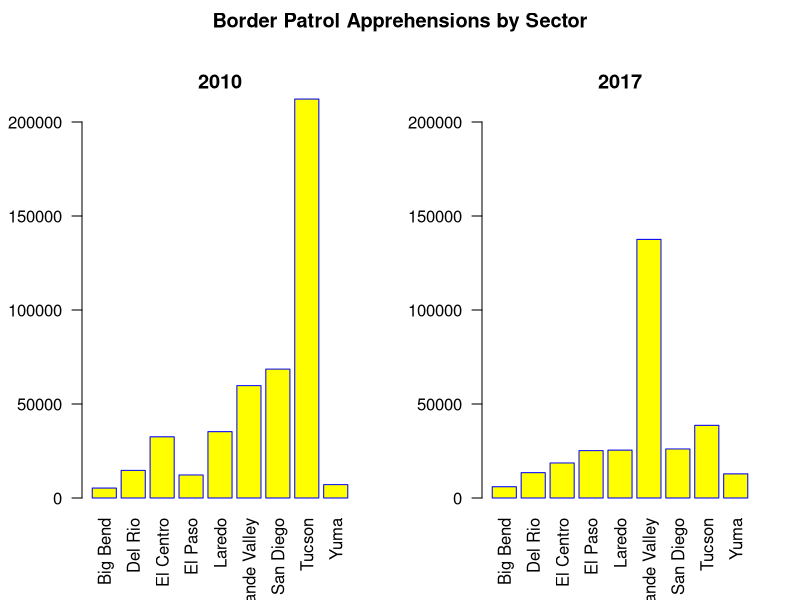
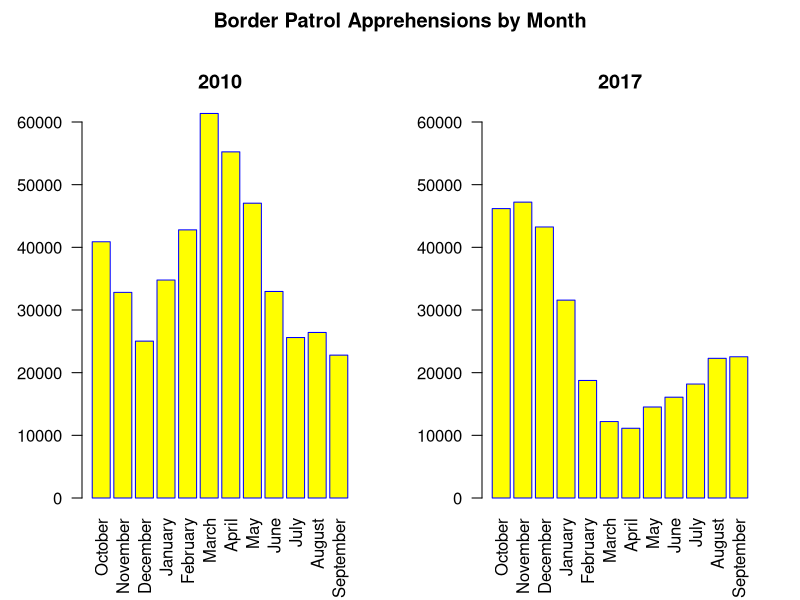
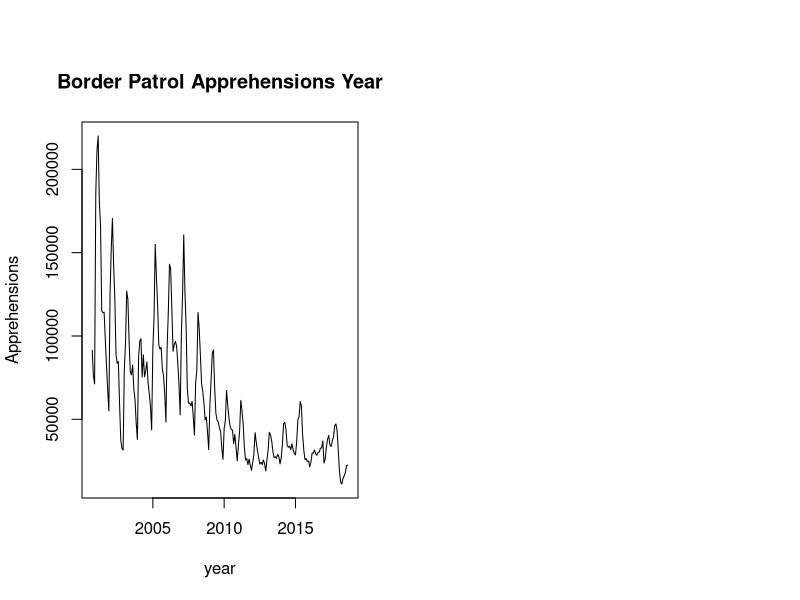

Recreate these plots in R, in order.
#Analysis

A2010 <- read.csv( "BP Apprehensions 2010.csv" , header = TRUE, stringsAsFactors = FALSE)
A2017 <- read.csv("PB Apprehensions 2017.csv", header = TRUE, stringsAsFactors = FALSE)
A2000.2017 <- read.csv("PB monthly summaries.csv", header = TRUE, stringsAsFactors = FALSE)

#### organiza data with Rownames, Column Totals, and Row Totals

## Use strings in Col 1 as row names
rownames(A2000.2017) <- A2000.2017[,1]

## Drop column 1
A2000.2017 <-  subset(A2000.2017, select= -c(year))

## Reorder
A2000.2017 <- A2000.2017[18:1,]
rownames(A2000.2017) <- c()
A2000.2017 <- unname(A2000.2017)




#### organiza data with Rownames, Column Totals, and Row Totals

## Use strings in Col 1 as row names
rownames(A2010) <- A2010[,1]

## Drop column 1
A2010 <-  subset(A2010, select= -c(Sector))

## rbind ColSums to dataframe
A2010 <- rbind(A2010, colSums(A2010))

## rbind assigns a rowname -- drop this name
-length(rownames(A2010))  

## rename the row with column totals "Total"
rownames(A2010) <- c(rownames(A2010)[-length(rownames(A2010))], "Total")

## cbind rowSums to dataframd
A2010 <- cbind(A2010,rowSums(A2010))

## rename last column "Totals
colnames(A2010) <- c(colnames(A2010)[-length(colnames(A2010))], "Total")


####################################################################################

## Use strings in Col 1 as row names
rownames(A2017) <- A2017[,1]

## Drop column 1
A2017 <-  subset(A2017, select= -c(Sector))

## rbind ColSums to dataframe
A2017 <- rbind(A2017, colSums(A2017))

## rbind assigns a rowname -- drop this name
-length(rownames(A2017))  

## rename the row with column totals "Total"
rownames(A2017) <- c(rownames(A2017)[-length(rownames(A2017))], "Total")

## cbind rowSums to dataframd
A2017 <- cbind(A2017,rowSums(A2017))

## rename last column "Totals
colnames(A2017) <- c(colnames(A2017)[-length(colnames(A2017))], "Total")


#COMPARE 2010 AND 2017 BY SECTOR

par(mfcol=c(1,2),oma=c(0,0,2,0))

barplot(A2010[1:9,13], 
        names.arg = rownames(A2010)[1:9], 
        las=2,
        axisnames=TRUE,
        main="2010",
        border="blue",
        col="yellow",
        ylim=c(0,200000))

barplot(A2017[1:9,13], 
        names.arg = rownames(A2017)[1:9], 
        las=2,
        axisnames=TRUE,
        main="2017",
        border="blue",
        col="yellow",
        ylim=c(0,200000))

title("Border Patrol Apprehensions by Sector", outer=TRUE)

#COMPARE 2010 AND 2017 BY MONTH

par(mfcol=c(1,2),oma=c(0,0,2,0))
barplot(unname(t(A2010)[1:12,10]), 
        names.arg = colnames(A2010)[1:12], 
        las=2,
        axisnames=TRUE,
        main="2010",
        border="blue",
        col="yellow",
        ylim=c(0,60000))


barplot(unname(t(A2017)[1:12,10]), 
        names.arg = colnames(A2017)[1:12], 
        las=2,
        axisnames=TRUE,
        main="2017",
        border="blue",
        col="yellow",
        ylim=c(0,60000))
title("Border Patrol Apprehensions by Month", outer=TRUE)


#use sample statistics tests to compare sector with most apprehensions for 2010 with sector with most apprehensions in 2017


#compare 3 month periods with the most apprehensions in 2010 and 2017


#make time series chart from monthly summary

ts2 <- as.vector(t(A2000.2017))
time_series <- ts(ts2, start = c(2000,10), frequency=12)
ts.plot(time_series, gpars=list(xlab="year", ylab="Apprehensions", lty=c(1:3)))
title("Border Patrol Apprehensions Year")

